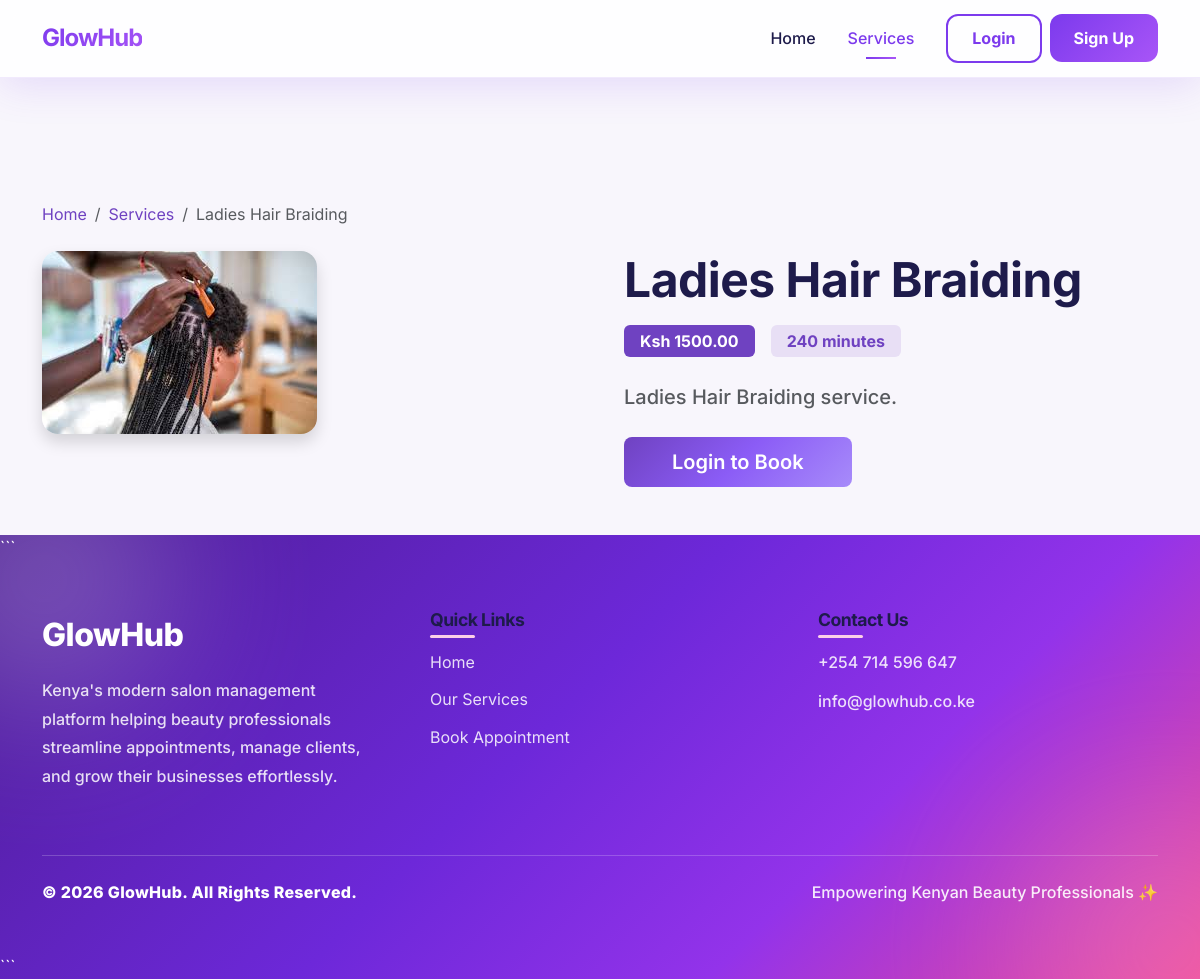
Page /services/2/ on the committed database.
### salon/models.py (models this page shows, shortened)
class Service(models.Model):
    CATEGORY_CHOICES = [
        ('hair', 'Hair Services'),
        ('barber', 'Barber Services'),
        ('makeup', 'Makeup Services'),
        ('nails', 'Nail Services'),
        ('facial', 'Facial & Beauty'),
        ('spa', 'Spa & Wellness'),
    ]
    name = models.CharField(max_length=200)
    description = models.TextField()
    price = models.DecimalField(max_digits=10, decimal_places=2)
    duration = models.IntegerField(help_text="Duration in minutes")
    image = models.ImageField(upload_to='services/', blank=True, null=True)
    category = models.CharField(max_length=50, choices=CATEGORY_CHOICES, default='hair')
    is_active = models.BooleanField(default=True)
    created_at = models.DateTimeField(auto_now_add=True)
    class Meta:
        ordering = ['name']

### salon/views.py (the view)
# urls.py: path('services/<int:pk>/', views.service_detail, name='service_detail'),
def service_detail(request, pk):
    service = get_object_or_404(Service, pk=pk, is_active=True)
    return render(request, 'salon/service_detail.html', {'service': service})

### salon/templates/salon/service_detail.html (shortened to what this page needs)
{% extends 'salon/base.html' %}
{% block content %}
<div class="container py-5">
    <nav aria-label="breadcrumb" class="mb-4">
        <ol class="breadcrumb">
            <li class="breadcrumb-item"><a href="{% url 'home' %}" class="text-purple text-decoration-none">Home</a></li>
            <li class="breadcrumb-item"><a href="{% url 'services' %}" class="text-purple text-decoration-none">Services</a></li>
            <li class="breadcrumb-item active">{{ service.name }}</li>
        </ol>
    </nav>
    <div class="row g-5">
        <div class="col-lg-6">
            {% if service.image %}
            <img src="{{ service.image.url }}" class="img-fluid rounded-4 shadow" alt="{{ service.name }}">
            {% else %}
            <div class="rounded-4 d-flex align-items-center justify-content-center" style="height: 400px; background: var(--purple-soft);">
            </div>
            {% endif %}
        </div>
        <div class="col-lg-6">
            <h1 class="fw-bold mb-3">{{ service.name }}</h1>
            <div class="d-flex gap-3 mb-4">
                <span class="badge bg-purple fs-6 px-3 py-2">Ksh {{ service.price }}</span>
                <span class="badge bg-purple-soft text-purple fs-6 px-3 py-2">{{ service.duration }} minutes</span>
            </div>
            <p class="text-muted fs-5">{{ service.description }}</p>
            <div class="mt-4">
                {% if user.is_authenticated %}
                <a href="{% url 'book_appointment' %}?service={{ service.pk }}" class="btn btn-purple btn-lg px-5">
                    Book This Service
                </a>
                {% else %}
                <a href="{% url 'login' %}?next={% url 'book_appointment' %}?service={{ service.pk }}" class="btn btn-purple btn-lg px-5">
                    Login to Book
                </a>
                {% endif %}
            </div>
        </div>
    </div>
</div>
{% endblock %}

### salon/static/salon/css/modern.css (style rules this page uses)
:root { --primary: #7C3AED; --primary-dark: #6D28D9; --primary-light: #A855F7; --secondary: #A855F7; --background: #F5F3FF; --dark: #1E1B4B; --white: #FFFFFF; --light-gray: #F3F4F6; --gray: #9CA3AF; --border-color: #E5E7EB; --success: #10B981; --danger: #EF4444; --warning: #F59E0B; --info: #3B82F6; --shadow-sm: 0 1px 2px rgba(0, 0, 0, 0.05); --shadow-md: 0 4px 6px rgba(0, 0, 0, 0.1); --shadow-lg: 0 10px 25px rgba(124, 58, 237, 0.15); --shadow-xl: 0 20px 40px rgba(124, 58, 237, 0.2); --transition: all 0.3s cubic-bezier(0.4, 0, 0.2, 1); }
* { margin: 0; padding: 0; box-sizing: border-box; }
html { scroll-behavior: smooth; }
body { font-family: 'Inter', 'Poppins', -apple-system, BlinkMacSystemFont, 'Segoe UI', sans-serif; background: linear-gradient(135deg, #F5F3FF 0%, #FAF5FF 100%); color: var(--dark); min-height: 100vh; line-height: 1.6; }
h1, h2, h3, h4, h5, h6 { font-weight: 700; font-family: 'Poppins', 'Inter', sans-serif; color: var(--dark); letter-spacing: -0.5px; }
h1 { font-size: 3rem; }
p { color: #6B7280; font-weight: 500; }
a { color: var(--primary); text-decoration: none; transition: var(--transition); }
.gap-3 { gap: 1rem; }

### salon/static/salon/css/style.css (style rules this page uses)
:root { --purple-primary: #6f42c1; --purple-dark: #5a32a3; --purple-light: #8b5cf6; --purple-soft: #e8dff5; --purple-gradient: linear-gradient(135deg, #6f42c1 0%, #8b5cf6 50%, #a78bfa 100%); --purple-gradient-hover: linear-gradient(135deg, #5a32a3 0%, #7c3aed 50%, #8b5cf6 100%); --lavender-bg: #f8f6fc; --card-shadow: 0 4px 20px rgba(111, 66, 193, 0.1); --card-shadow-hover: 0 8px 30px rgba(111, 66, 193, 0.15); --transition-base: all 0.3s ease; --border-radius-sm: 8px; --border-radius-md: 12px; --border-radius-lg: 16px; --border-radius-xl: 24px; }
* { font-family: 'Inter', -apple-system, BlinkMacSystemFont, sans-serif; }
body { background: var(--lavender-bg); min-height: 100vh; }
.bg-purple { background: var(--purple-primary) !important; }
.bg-purple-soft { background: var(--purple-soft) !important; }
.text-purple { color: var(--purple-primary) !important; }
.btn-purple { background: var(--purple-gradient); color: #fff; border: none; border-radius: var(--border-radius-sm); padding: 10px 24px; font-weight: 600; transition: var(--transition-base); }

### rows in the picture
Service: name "Ladies Hair Braiding", image (picture), price "1500.00", duration "240", description "Ladies Hair Braiding service."
